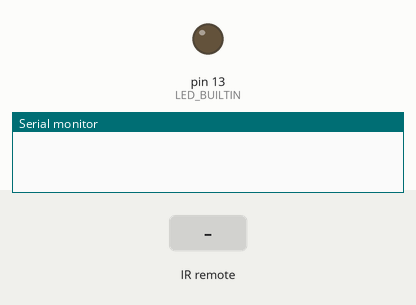
The sketch below on a simulated Arduino Uno, built with avr-gcc and run on an emulated ATmega328P. Parts: output pins drawn as LEDs (lit = HIGH), the last lines printed to the serial monitor. Inputs (shaded band) come from the test bench.

Above: at 1.2 s.
1.3 s: infrared code 0xF30CFF00 received
At 2.3 s:
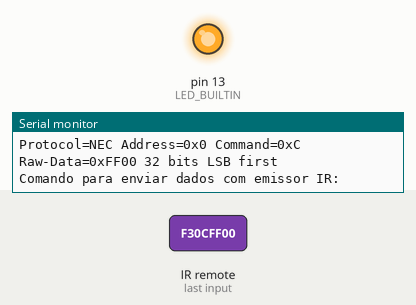
2.9 s: infrared code 0xE916FF00 received
At 4.2 s:
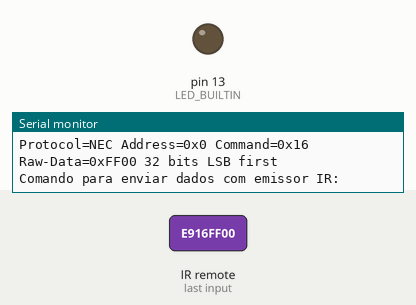
Timing chart, 0 to 5.9 s (numbered marks = the images above; inputs shaded):
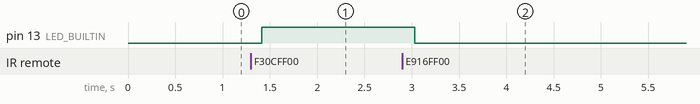

Measured:
- after the input at 1.3 s, pin 13 (LED_BUILTIN): LOW → HIGH after 0.12 s
- after the input at 2.9 s, pin 13 (LED_BUILTIN): HIGH → LOW after 0.13 s

The sketch:

ir_receptor.ino
```cpp
// (licence header left out)
#include <IRremote.hpp>

#define PINO_RECEPTOR_IR 12
#define BTN_0 0xE916FF00 // valor do botão 0 no controle remoto
#define BTN_1 0xF30CFF00 // valor do botão 1 no controle remoto

void setup() {
  Serial.begin(9600);
  pinMode(LED_BUILTIN, OUTPUT);
  IrReceiver.begin(PINO_RECEPTOR_IR);
}

unsigned long valor;

void loop() {
  if (IrReceiver.decode()) {
    // imprime comando em hexadecimal
    valor = IrReceiver.decodedIRData.decodedRawData;
    Serial.print("Comando recebido: ");
    Serial.println(valor, HEX);

    // imprime informações completas recebidas
    Serial.println("Todas informações recebidas:");
    IrReceiver.printIRResultShort(&Serial);

    // imprime comando utilizado para envio com emissor IR
    Serial.println("Comando para enviar dados com emissor IR:");
    IrReceiver.printIRSendUsage(&Serial);

    // permite receber a próxima leitura
    IrReceiver.resume();
  }

  // verifica os valores recebidos e acende ou apaga o LED do Arduino
  switch (valor) {
    case BTN_0:
      digitalWrite(LED_BUILTIN, LOW);
      break;
    case BTN_1:
      digitalWrite(LED_BUILTIN, HIGH);
      break;
  }

  delay(100);
}
```
